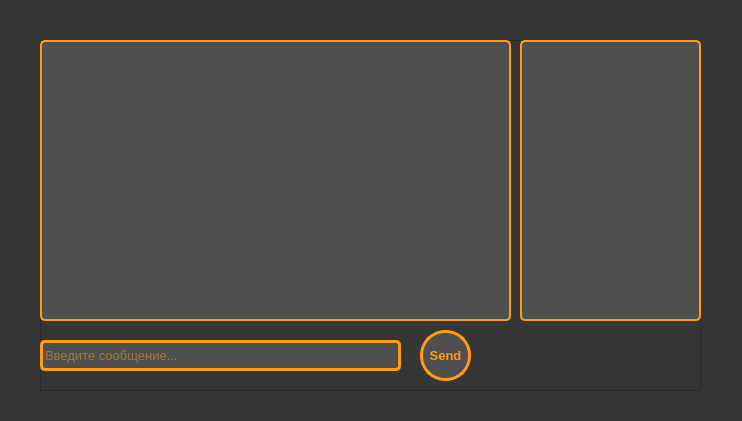
<?xml version="1.0" encoding="UTF-8"?>
<ui version="4.0">
 <class>MainWindow</class>
 <widget class="QMainWindow" name="MainWindow">
  <property name="geometry">
   <rect>
    <x>0</x>
    <y>0</y>
    <width>742</width>
    <height>421</height>
   </rect>
  </property>
  <property name="font">
   <font>
    <family>Tahoma</family>
    <pointsize>10</pointsize>
   </font>
  </property>
  <property name="windowTitle">
   <string>Client</string>
  </property>
  <property name="styleSheet">
   <string notr="true">background:rgb(54, 54, 54);</string>
  </property>
  <widget class="QWidget" name="centralWidget">
   <widget class="QFrame" name="frame_2">
    <property name="geometry">
     <rect>
      <x>40</x>
      <y>40</y>
      <width>661</width>
      <height>351</height>
     </rect>
    </property>
    <property name="frameShape">
     <enum>QFrame::StyledPanel</enum>
    </property>
    <property name="frameShadow">
     <enum>QFrame::Raised</enum>
    </property>
    <widget class="QListWidget" name="userListWidget">
     <property name="geometry">
      <rect>
       <x>480</x>
       <y>0</y>
       <width>181</width>
       <height>281</height>
      </rect>
     </property>
     <property name="font">
      <font>
       <family>Tahoma</family>
       <pointsize>10</pointsize>
       <weight>50</weight>
       <bold>false</bold>
      </font>
     </property>
     <property name="autoFillBackground">
      <bool>false</bool>
     </property>
     <property name="styleSheet">
      <string notr="true">background:rgb(79, 79, 79);
border:2px solid rgb(255, 156, 16);
color: rgb(255, 156, 16);
border-radius: 5px;
</string>
     </property>
     <property name="frameShape">
      <enum>QFrame::StyledPanel</enum>
     </property>
     <property name="frameShadow">
      <enum>QFrame::Sunken</enum>
     </property>
     <property name="lineWidth">
      <number>1</number>
     </property>
     <property name="midLineWidth">
      <number>0</number>
     </property>
     <property name="sortingEnabled">
      <bool>true</bool>
     </property>
    </widget>
    <widget class="QLineEdit" name="SendLineEdit">
     <property name="geometry">
      <rect>
       <x>0</x>
       <y>300</y>
       <width>361</width>
       <height>31</height>
      </rect>
     </property>
     <property name="font">
      <font>
       <family>Tahoma</family>
       <pointsize>10</pointsize>
       <stylestrategy>PreferDefault</stylestrategy>
      </font>
     </property>
     <property name="styleSheet">
      <string notr="true">background:rgb(79, 79, 79);
border:3px solid rgb(255, 156, 16);
color: rgb(255, 156, 16);
border-radius: 5px;
</string>
     </property>
     <property name="maxLength">
      <number>500</number>
     </property>
     <property name="placeholderText">
      <string>Введите сообщение...</string>
     </property>
    </widget>
    <widget class="QTextEdit" name="Messages">
     <property name="enabled">
      <bool>true</bool>
     </property>
     <property name="geometry">
      <rect>
       <x>0</x>
       <y>0</y>
       <width>471</width>
       <height>281</height>
      </rect>
     </property>
     <property name="font">
      <font>
       <family>Tahoma</family>
       <pointsize>10</pointsize>
      </font>
     </property>
     <property name="styleSheet">
      <string notr="true">background:rgb(79, 79, 79);
border:2px solid rgb(255, 156, 16);
color: rgb(255, 156, 16);
border-radius: 5px;
</string>
     </property>
     <property name="frameShape">
      <enum>QFrame::Box</enum>
     </property>
     <property name="frameShadow">
      <enum>QFrame::Raised</enum>
     </property>
     <property name="readOnly">
      <bool>true</bool>
     </property>
    </widget>
    <widget class="QFrame" name="frame">
     <property name="geometry">
      <rect>
       <x>380</x>
       <y>290</y>
       <width>51</width>
       <height>51</height>
      </rect>
     </property>
     <property name="styleSheet">
      <string notr="true">border:4px solid black;
border-radius:25px;</string>
     </property>
     <property name="frameShape">
      <enum>QFrame::Box</enum>
     </property>
     <property name="frameShadow">
      <enum>QFrame::Plain</enum>
     </property>
     <widget class="QPushButton" name="SendButton">
      <property name="geometry">
       <rect>
        <x>0</x>
        <y>0</y>
        <width>51</width>
        <height>51</height>
       </rect>
      </property>
      <property name="font">
       <font>
        <family>Tahoma</family>
        <pointsize>10</pointsize>
        <weight>75</weight>
        <bold>true</bold>
       </font>
      </property>
      <property name="styleSheet">
       <string notr="true">background:rgb(79, 79, 79);
border:3px solid rgb(255, 156, 16);
color: rgb(255, 156, 16);
border-radius: 25px;
</string>
      </property>
      <property name="text">
       <string>Send</string>
      </property>
      <property name="autoDefault">
       <bool>false</bool>
      </property>
      <property name="default">
       <bool>true</bool>
      </property>
      <property name="flat">
       <bool>false</bool>
      </property>
     </widget>
    </widget>
   </widget>
   <widget class="QLabel" name="MyLabel">
    <property name="geometry">
     <rect>
      <x>40</x>
      <y>10</y>
      <width>471</width>
      <height>21</height>
     </rect>
    </property>
    <property name="sizePolicy">
     <sizepolicy hsizetype="Expanding" vsizetype="Preferred">
      <horstretch>5</horstretch>
      <verstretch>0</verstretch>
     </sizepolicy>
    </property>
    <property name="sizeIncrement">
     <size>
      <width>1</width>
      <height>0</height>
     </size>
    </property>
    <property name="font">
     <font>
      <family>Tahoma</family>
      <pointsize>10</pointsize>
      <weight>50</weight>
      <bold>false</bold>
     </font>
    </property>
    <property name="styleSheet">
     <string notr="true">color:rgb(255, 170, 0)</string>
    </property>
    <property name="text">
     <string/>
    </property>
   </widget>
  </widget>
 </widget>
 <layoutdefault spacing="6" margin="11"/>
 <resources/>
 <connections/>
</ui>
